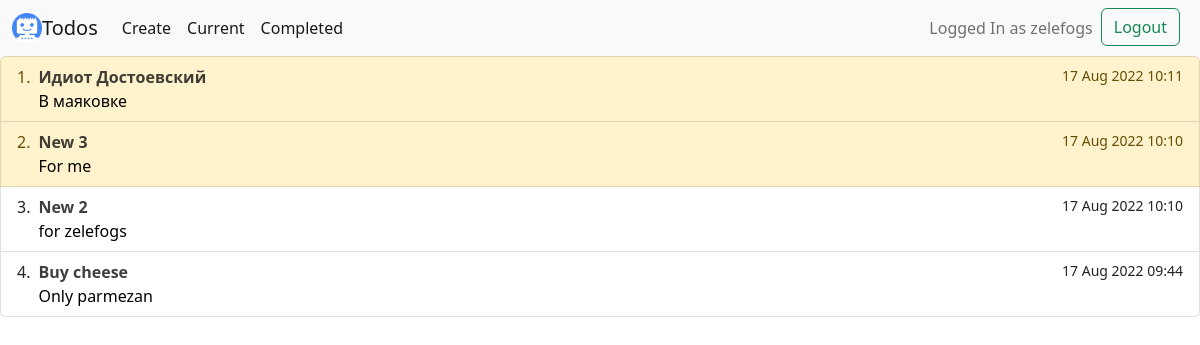
The app's page /completed/ (signed in), older data.
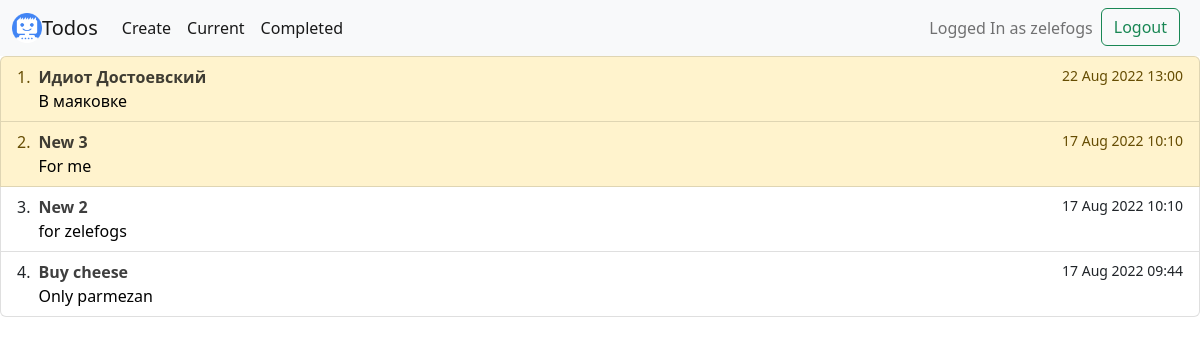
The same page, newer data.
### todo/models.py (models this page shows, shortened)
class Todo(models.Model):
	title = models.CharField(max_length=100)
	memo = models.TextField(blank=True)
	important = models.BooleanField(default=False)
	created = models.DateTimeField(auto_now_add=True)
	datecompleted = models.DateTimeField(null=True, blank=True)
	user = models.ForeignKey(User, on_delete=models.CASCADE)

### todo/views.py (the view)
# urls.py: path('completed/', views.completedtodos, name='completedtodos'),
@login_required
def completedtodos(request):
	todos = Todo.objects.filter(user=request.user, datecompleted__isnull=False).order_by('-datecompleted')
	return render(request, 'todo/completedtodos.html', {'todos': todos})

### todo/templates/todo/completedtodos.html (shortened to what this page needs)
{% extends 'todo/base.html' %}
{% block content %}
    {% if todos %}
    <div class="list-group">
    <ol class="list-group list-group-numbered">
  {% for item in todos %}
      <li class="list-group-item d-flex justify-content-between align-items-start {% if item.important %}list-group-item-warning {% endif %}">
      <div class="ms-2 me-auto">
      <a href="{% url 'viewtodo'  item.id %}" style="color: black;text-decoration: none">
      <div class="fw-bold opacity-75">{{ item.title|truncatechars:100 }}</div>
    {% if item.memo %}  {{ item.memo|truncatechars:110 }}{% endif %}
      </a>
      </div>
    <small>{{ item.datecompleted|date:'j M Y H:i' }}</small>
  </li>
  {% endfor %}
</ol>
    </div>
    {% else %}
        <div style="text-align: center">
    <h1>No completed Todos</h1>
        </div>
    {% endif %}
{% endblock %}

Row changes from the older to the newer data that the page shows:
changed Todo "Идиот Достоевский": datecompleted "17 Aug 2022 10:11" → "22 Aug 2022 13:00"
